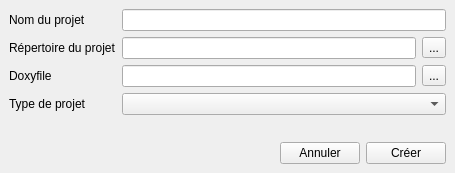
<?xml version="1.0" encoding="UTF-8"?>
<ui version="4.0">
 <class>NewProject</class>
 <widget class="QMainWindow" name="NewProject">
  <property name="geometry">
   <rect>
    <x>0</x>
    <y>0</y>
    <width>455</width>
    <height>173</height>
   </rect>
  </property>
  <property name="windowTitle">
   <string>Nouveau Projet</string>
  </property>
  <widget class="QWidget" name="centralwidget">
   <layout class="QGridLayout" name="gridLayout">
    <item row="1" column="1">
     <widget class="QPushButton" name="pushButton_cancel">
      <property name="text">
       <string>Annuler</string>
      </property>
     </widget>
    </item>
    <item row="1" column="2">
     <widget class="QPushButton" name="pushButton_create">
      <property name="text">
       <string>Créer</string>
      </property>
     </widget>
    </item>
    <item row="1" column="0">
     <spacer name="horizontalSpacer">
      <property name="orientation">
       <enum>Qt::Horizontal</enum>
      </property>
      <property name="sizeHint" stdset="0">
       <size>
        <width>40</width>
        <height>20</height>
       </size>
      </property>
     </spacer>
    </item>
    <item row="0" column="0" colspan="3">
     <layout class="QFormLayout" name="formLayout">
      <item row="0" column="0">
       <widget class="QLabel" name="label_projectName">
        <property name="text">
         <string>Nom du projet</string>
        </property>
       </widget>
      </item>
      <item row="0" column="1">
       <widget class="QLineEdit" name="lineEdit_projectName"/>
      </item>
      <item row="1" column="0">
       <widget class="QLabel" name="label_projectDir">
        <property name="text">
         <string>Répertoire du projet</string>
        </property>
       </widget>
      </item>
      <item row="1" column="1">
       <layout class="QHBoxLayout" name="horizontalLayout_3">
        <item>
         <widget class="QLineEdit" name="lineEdit_projectDir">
          <property name="readOnly">
           <bool>true</bool>
          </property>
         </widget>
        </item>
        <item>
         <widget class="QToolButton" name="toolButton_projectDir">
          <property name="text">
           <string>...</string>
          </property>
         </widget>
        </item>
       </layout>
      </item>
      <item row="2" column="0">
       <widget class="QLabel" name="label_doxyfile">
        <property name="text">
         <string>Doxyfile</string>
        </property>
       </widget>
      </item>
      <item row="2" column="1">
       <layout class="QHBoxLayout" name="horizontalLayout_2">
        <item>
         <widget class="QLineEdit" name="lineEdit_doxyfile">
          <property name="readOnly">
           <bool>true</bool>
          </property>
         </widget>
        </item>
        <item>
         <widget class="QToolButton" name="toolButton_doxyfile">
          <property name="text">
           <string>...</string>
          </property>
         </widget>
        </item>
       </layout>
      </item>
      <item row="3" column="0">
       <widget class="QLabel" name="label_projectType">
        <property name="text">
         <string>Type de projet</string>
        </property>
       </widget>
      </item>
      <item row="3" column="1">
       <widget class="QComboBox" name="comboBox_projectType"/>
      </item>
     </layout>
    </item>
   </layout>
  </widget>
 </widget>
 <resources/>
 <connections/>
</ui>
